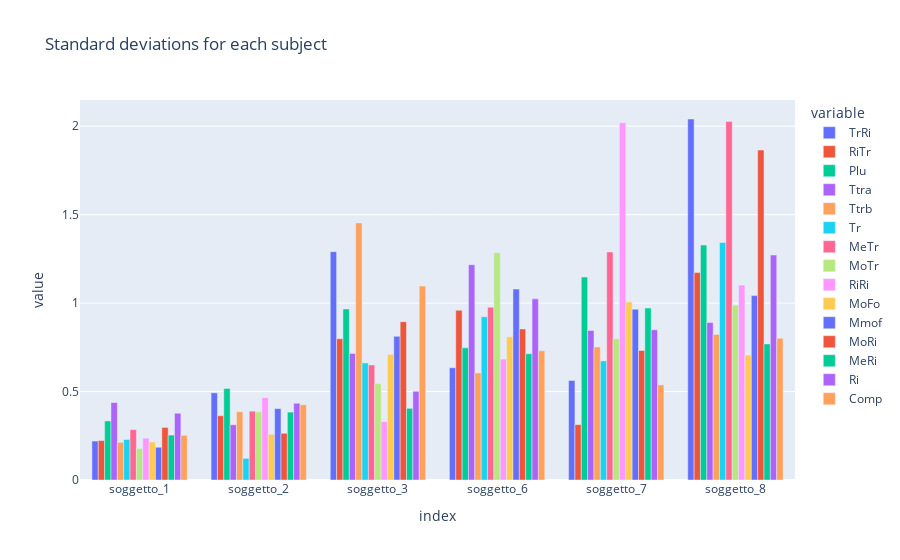

Here is the notebook cell this chart was saved with:
### Code cell
# plot stds with barplot with plotly express
fig = px.bar(stds, barmode="group", title="Standard deviations for each subject")
# use different colors for each subject
colors = ["#1f77b4", "#ff7f0e", "#2ca02c", "#d62728", "#9467bd", "#8c564b"]
# ...
fig.show()

### Figure 1 — Plotly figure (JSON) as saved in the notebook; plotly's stock layout.template omitted (floating-point values rounded to 4 significant figures)
{"data": [{"alignmentgroup": "True", "hovertemplate": "variable=TrRi<br>index=%{x}<br>value=%{y}<extra></extra>", "legendgroup": "TrRi", "marker": {"color": "#636efa", "pattern": {"shape": ""}}, "name": "TrRi", "offsetgroup": "TrRi", "orientation": "v", "showlegend": true, "textposition": "auto", "type": "bar", "x": ["soggetto_1", "soggetto_2", "soggetto_3", "soggetto_6", "soggetto_7", "soggetto_8"], "xaxis": "x", "y": [0.2202, 0.4926, 1.291, 0.6345, 0.5627, 2.041], "yaxis": "y"}, {"alignmentgroup": "True", "hovertemplate": "variable=RiTr<br>index=%{x}<br>value=%{y}<extra></extra>", "legendgroup": "RiTr", "marker": {"color": "#EF553B", "pattern": {"shape": ""}}, "name": "RiTr", "offsetgroup": "RiTr", "orientation": "v", "showlegend": true, "textposition": "auto", "type": "bar", "x": ["soggetto_1", "soggetto_2", "soggetto_3", "soggetto_6", "soggetto_7", "soggetto_8"], "xaxis": "x", "y": [0.2231, 0.3633, 0.7987, 0.9597, 0.3131, 1.172], "yaxis": "y"}, {"alignmentgroup": "True", "hovertemplate": "variable=Plu<br>index=%{x}<br>value=%{y}<extra></extra>", "legendgroup": "Plu", "marker": {"color": "#00cc96", "pattern": {"shape": ""}}, "name": "Plu", "offsetgroup": "Plu", "orientation": "v", "showlegend": true, "textposition": "auto", "type": "bar", "x": ["soggetto_1", "soggetto_2", "soggetto_3", "soggetto_6", "soggetto_7", "soggetto_8"], "xaxis": "x", "y": [0.3339, 0.5175, 0.9664, 0.7468, 1.147, 1.328], "yaxis": "y"}, {"alignmentgroup": "True", "hovertemplate": "variable=Ttra<br>index=%{x}<br>value=%{y}<extra></extra>", "legendgroup": "Ttra", "marker": {"color": "#ab63fa", "pattern": {"shape": ""}}, "name": "Ttra", "offsetgroup": "Ttra", "orientation": "v", "showlegend": true, "textposition": "auto", "type": "bar", "x": ["soggetto_1", "soggetto_2", "soggetto_3", "soggetto_6", "soggetto_7", "soggetto_8"], "xaxis": "x", "y": [0.4378, 0.3121, 0.7152, 1.217, 0.8451, 0.8901], "yaxis": "y"}, {"alignmentgroup": "True", "hovertemplate": "variable=Ttrb<br>index=%{x}<br>value=%{y}<extra></extra>", "legendgroup": "Ttrb", "marker": {"color": "#FFA15A", "pattern": {"shape": ""}}, "name": "Ttrb", "offsetgroup": "Ttrb", "orientation": "v", "showlegend": true, "textposition": "auto", "type": "bar", "x": ["soggetto_1", "soggetto_2", "soggetto_3", "soggetto_6", "soggetto_7", "soggetto_8"], "xaxis": "x", "y": [0.2132, 0.3859, 1.453, 0.6051, 0.7514, 0.8229], "yaxis": "y"}, {"alignmentgroup": "True", "hovertemplate": "variable=Tr<br>index=%{x}<br>value=%{y}<extra></extra>", "legendgroup": "Tr", "marker": {"color": "#19d3f3", "pattern": {"shape": ""}}, "name": "Tr", "offsetgroup": "Tr", "orientation": "v", "showlegend": true, "textposition": "auto", "type": "bar", "x": ["soggetto_1", "soggetto_2", "soggetto_3", "soggetto_6", "soggetto_7", "soggetto_8"], "xaxis": "x", "y": [0.229, 0.1222, 0.6618, 0.9227, 0.6731, 1.343], "yaxis": "y"}, {"alignmentgroup": "True", "hovertemplate": "variable=MeTr<br>index=%{x}<br>value=%{y}<extra></extra>", "legendgroup": "MeTr", "marker": {"color": "#FF6692", "pattern": {"shape": ""}}, "name": "MeTr", "offsetgroup": "MeTr", "orientation": "v", "showlegend": true, "textposition": "auto", "type": "bar", "x": ["soggetto_1", "soggetto_2", "soggetto_3", "soggetto_6", "soggetto_7", "soggetto_8"], "xaxis": "x", "y": [0.2848, 0.3891, 0.6503, 0.977, 1.289, 2.026], "yaxis": "y"}, {"alignmentgroup": "True", "hovertemplate": "variable=MoTr<br>index=%{x}<br>value=%{y}<extra></extra>", "legendgroup": "MoTr", "marker": {"color": "#B6E880", "pattern": {"shape": ""}}, "name": "MoTr", "offsetgroup": "MoTr", "orientation": "v", "showlegend": true, "textposition": "auto", "type": "bar", "x": ["soggetto_1", "soggetto_2", "soggetto_3", "soggetto_6", "soggetto_7", "soggetto_8"], "xaxis": "x", "y": [0.178, 0.3853, 0.5446, 1.285, 0.7977, 0.9883], "yaxis": "y"}, {"alignmentgroup": "True", "hovertemplate": "variable=RiRi<br>index=%{x}<br>value=%{y}<extra></extra>", "legendgroup": "RiRi", "marker": {"color": "#FF97FF", "pattern": {"shape": ""}}, "name": "RiRi", "offsetgroup": "RiRi", "orientation": "v", "showlegend": true, "textposition": "auto", "type": "bar", "x": ["soggetto_1", "soggetto_2", "soggetto_3", "soggetto_6", "soggetto_7", "soggetto_8"], "xaxis": "x", "y": [0.2363, 0.4654, 0.3303, 0.6833, 2.019, 1.102], "yaxis": "y"}, {"alignmentgroup": "True", "hovertemplate": "variable=MoFo<br>index=%{x}<br>value=%{y}<extra></extra>", "legendgroup": "MoFo", "marker": {"color": "#FECB52", "pattern": {"shape": ""}}, "name": "MoFo", "offsetgroup": "MoFo", "orientation": "v", "showlegend": true, "textposition": "auto", "type": "bar", "x": ["soggetto_1", "soggetto_2", "soggetto_3", "soggetto_6", "soggetto_7", "soggetto_8"], "xaxis": "x", "y": [0.2144, 0.2587, 0.71, 0.8094, 1.006, 0.706], "yaxis": "y"}, {"alignmentgroup": "True", "hovertemplate": "variable=Mmof<br>index=%{x}<br>value=%{y}<extra></extra>", "legendgroup": "Mmof", "marker": {"color": "#636efa", "pattern": {"shape": ""}}, "name": "Mmof", "offsetgroup": "Mmof", "orientation": "v", "showlegend": true, "textposition": "auto", "type": "bar", "x": ["soggetto_1", "soggetto_2", "soggetto_3", "soggetto_6", "soggetto_7", "soggetto_8"], "xaxis": "x", "y": [0.1851, 0.4035, 0.812, 1.079, 0.9653, 1.042], "yaxis": "y"}, {"alignmentgroup": "True", "hovertemplate": "variable=MoRi<br>index=%{x}<br>value=%{y}<extra></extra>", "legendgroup": "MoRi", "marker": {"color": "#EF553B", "pattern": {"shape": ""}}, "name": "MoRi", "offsetgroup": "MoRi", "orientation": "v", "showlegend": true, "textposition": "auto", "type": "bar", "x": ["soggetto_1", "soggetto_2", "soggetto_3", "soggetto_6", "soggetto_7", "soggetto_8"], "xaxis": "x", "y": [0.2972, 0.2641, 0.8946, 0.8538, 0.7323, 1.865], "yaxis": "y"}, {"alignmentgroup": "True", "hovertemplate": "variable=MeRi<br>index=%{x}<br>value=%{y}<extra></extra>", "legendgroup": "MeRi", "marker": {"color": "#00cc96", "pattern": {"shape": ""}}, "name": "MeRi", "offsetgroup": "MeRi", "orientation": "v", "showlegend": true, "textposition": "auto", "type": "bar", "x": ["soggetto_1", "soggetto_2", "soggetto_3", "soggetto_6", "soggetto_7", "soggetto_8"], "xaxis": "x", "y": [0.254, 0.3838, 0.4052, 0.7138, 0.9719, 0.7689], "yaxis": "y"}, {"alignmentgroup": "True", "hovertemplate": "variable=Ri<br>index=%{x}<br>value=%{y}<extra></extra>", "legendgroup": "Ri", "marker": {"color": "#ab63fa", "pattern": {"shape": ""}}, "name": "Ri", "offsetgroup": "Ri", "orientation": "v", "showlegend": true, "textposition": "auto", "type": "bar", "x": ["soggetto_1", "soggetto_2", "soggetto_3", "soggetto_6", "soggetto_7", "soggetto_8"], "xaxis": "x", "y": [0.3774, 0.4338, 0.5013, 1.024, 0.8491, 1.271], "yaxis": "y"}, {"alignmentgroup": "True", "hovertemplate": "variable=Comp<br>index=%{x}<br>value=%{y}<extra></extra>", "legendgroup": "Comp", "marker": {"color": "#FFA15A", "pattern": {"shape": ""}}, "name": "Comp", "offsetgroup": "Comp", "orientation": "v", "showlegend": true, "textposition": "auto", "type": "bar", "x": ["soggetto_1", "soggetto_2", "soggetto_3", "soggetto_6", "soggetto_7", "soggetto_8"], "xaxis": "x", "y": [0.2527, 0.4251, 1.096, 0.7303, 0.5374, 0.8009], "yaxis": "y"}], "layout": {"barmode": "group", "legend": {"title": {"text": "variable"}, "tracegroupgap": 0}, "title": {"text": "Standard deviations for each subject"}, "xaxis": {"anchor": "y", "domain": [0, 1], "title": {"text": "index"}}, "yaxis": {"anchor": "x", "domain": [0, 1], "title": {"text": "value"}}}}
